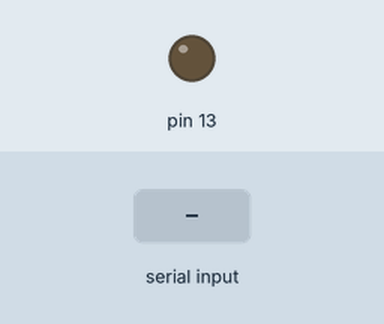
This sketch was run on a simulated Arduino Uno, built with avr-gcc and run on an emulated ATmega328P. Shown: output pins drawn as LEDs (lit = HIGH). The inputs (shaded band) are chosen by the test bench.

Above: at 1.2 s.
1.3 s: "+" received over Serial
At 1.8 s:
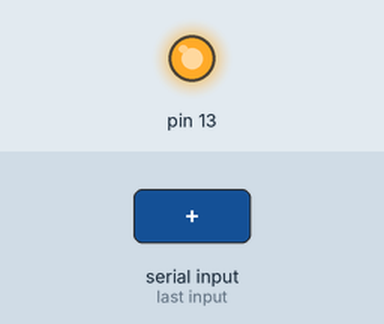
2.8 s: "-" received over Serial
At 4.1 s:
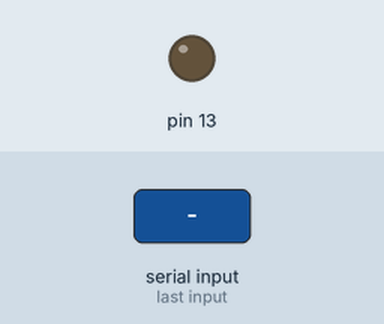
Timing chart, 0 to 5.8 s (numbered marks = the images above; inputs shaded):
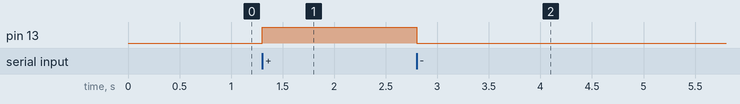

Measured:
- after the input at 1.3 s, pin 13: LOW → HIGH at once
- after the input at 2.8 s, pin 13: HIGH → LOW at once

The sketch:

picolo_BLE.ino
```cpp
void setup() {

  Serial.begin(115200); //9600
  pinMode(13, OUTPUT);

}

// the loop function runs over and over again forever
void loop() {


  while (Serial.available() == 0);
    char getData = Serial.read();

    if (getData == '+') {
      digitalWrite(13, HIGH);   // turn the LED on (HIGH is the voltage level)
    }

    if (getData == '-') {
      digitalWrite(13,LOW);   // turn the LED on (HIGH is the voltage level)
    }


}
```
